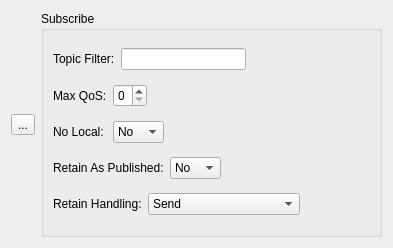
<?xml version="1.0" encoding="UTF-8"?>
<ui version="4.0">
 <class>Mqtt5ClientFilterSubConfigWidget</class>
 <widget class="QWidget" name="Mqtt5ClientFilterSubConfigWidget">
  <property name="geometry">
   <rect>
    <x>0</x>
    <y>0</y>
    <width>393</width>
    <height>248</height>
   </rect>
  </property>
  <property name="windowTitle">
   <string>Form</string>
  </property>
  <layout class="QHBoxLayout" name="horizontalLayout_6">
   <item>
    <layout class="QVBoxLayout" name="verticalLayout_2">
     <item>
      <spacer name="verticalSpacer">
       <property name="orientation">
        <enum>Qt::Vertical</enum>
       </property>
       <property name="sizeHint" stdset="0">
        <size>
         <width>20</width>
         <height>40</height>
        </size>
       </property>
      </spacer>
     </item>
     <item>
      <widget class="QToolButton" name="m_delToolButton">
       <property name="toolTip">
        <string>Remove</string>
       </property>
       <property name="text">
        <string>...</string>
       </property>
       <property name="icon">
        <iconset resource="ui.qrc">
         <normaloff>:/image/delete.png</normaloff>:/image/delete.png</iconset>
       </property>
      </widget>
     </item>
     <item>
      <spacer name="verticalSpacer_2">
       <property name="orientation">
        <enum>Qt::Vertical</enum>
       </property>
       <property name="sizeHint" stdset="0">
        <size>
         <width>20</width>
         <height>40</height>
        </size>
       </property>
      </spacer>
     </item>
    </layout>
   </item>
   <item>
    <widget class="QGroupBox" name="m_subGroupBox">
     <property name="title">
      <string>Subscribe</string>
     </property>
     <layout class="QVBoxLayout" name="verticalLayout">
      <item>
       <layout class="QHBoxLayout" name="horizontalLayout">
        <item>
         <widget class="QLabel" name="m_topicLabel">
          <property name="text">
           <string>Topic Filter:</string>
          </property>
         </widget>
        </item>
        <item>
         <widget class="QLineEdit" name="m_topicLineEdit"/>
        </item>
        <item>
         <spacer name="horizontalSpacer_2">
          <property name="orientation">
           <enum>Qt::Horizontal</enum>
          </property>
          <property name="sizeHint" stdset="0">
           <size>
            <width>40</width>
            <height>20</height>
           </size>
          </property>
         </spacer>
        </item>
       </layout>
      </item>
      <item>
       <layout class="QHBoxLayout" name="horizontalLayout_2">
        <item>
         <widget class="QLabel" name="m_maxQosLabel">
          <property name="text">
           <string>Max QoS:</string>
          </property>
         </widget>
        </item>
        <item>
         <widget class="QSpinBox" name="m_maxQosSpinBox">
          <property name="maximum">
           <number>2</number>
          </property>
         </widget>
        </item>
        <item>
         <spacer name="horizontalSpacer">
          <property name="orientation">
           <enum>Qt::Horizontal</enum>
          </property>
          <property name="sizeHint" stdset="0">
           <size>
            <width>40</width>
            <height>20</height>
           </size>
          </property>
         </spacer>
        </item>
       </layout>
      </item>
      <item>
       <layout class="QHBoxLayout" name="horizontalLayout_3">
        <item>
         <widget class="QLabel" name="m_noLocalLabel">
          <property name="text">
           <string>No Local: </string>
          </property>
         </widget>
        </item>
        <item>
         <widget class="QComboBox" name="m_noLocalComboBox">
          <item>
           <property name="text">
            <string>No</string>
           </property>
          </item>
          <item>
           <property name="text">
            <string>Yes</string>
           </property>
          </item>
         </widget>
        </item>
        <item>
         <spacer name="horizontalSpacer_3">
          <property name="orientation">
           <enum>Qt::Horizontal</enum>
          </property>
          <property name="sizeHint" stdset="0">
           <size>
            <width>40</width>
            <height>20</height>
           </size>
          </property>
         </spacer>
        </item>
       </layout>
      </item>
      <item>
       <layout class="QHBoxLayout" name="horizontalLayout_4">
        <item>
         <widget class="QLabel" name="m_retainAsPublishedLabel">
          <property name="text">
           <string>Retain As Published:</string>
          </property>
         </widget>
        </item>
        <item>
         <widget class="QComboBox" name="m_retainAsPublishedComboBox">
          <item>
           <property name="text">
            <string>No</string>
           </property>
          </item>
          <item>
           <property name="text">
            <string>Yes</string>
           </property>
          </item>
         </widget>
        </item>
        <item>
         <spacer name="horizontalSpacer_4">
          <property name="orientation">
           <enum>Qt::Horizontal</enum>
          </property>
          <property name="sizeHint" stdset="0">
           <size>
            <width>40</width>
            <height>20</height>
           </size>
          </property>
         </spacer>
        </item>
       </layout>
      </item>
      <item>
       <layout class="QHBoxLayout" name="horizontalLayout_5">
        <item>
         <widget class="QLabel" name="label">
          <property name="text">
           <string>Retain Handling:</string>
          </property>
         </widget>
        </item>
        <item>
         <widget class="QComboBox" name="m_retainHandlingComboBox">
          <item>
           <property name="text">
            <string>Send</string>
           </property>
          </item>
          <item>
           <property name="text">
            <string>Send If Does Not Exist</string>
           </property>
          </item>
          <item>
           <property name="text">
            <string>Do Not Send</string>
           </property>
          </item>
         </widget>
        </item>
        <item>
         <spacer name="horizontalSpacer_5">
          <property name="orientation">
           <enum>Qt::Horizontal</enum>
          </property>
          <property name="sizeHint" stdset="0">
           <size>
            <width>40</width>
            <height>20</height>
           </size>
          </property>
         </spacer>
        </item>
       </layout>
      </item>
     </layout>
    </widget>
   </item>
  </layout>
 </widget>
 <resources>
  <include location="ui.qrc"/>
 </resources>
 <connections/>
</ui>
